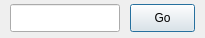
<?xml version="1.0" encoding="UTF-8"?>
<ui version="4.0">
 <class>GoToWidget</class>
 <widget class="QDialog" name="GoToWidget">
  <property name="geometry">
   <rect>
    <x>0</x>
    <y>0</y>
    <width>205</width>
    <height>38</height>
   </rect>
  </property>
  <property name="windowTitle">
   <string>Go to line</string>
  </property>
  <property name="whatsThis">
   <string>&lt;html&gt;&lt;head/&gt;&lt;body&gt;&lt;p&gt;This tool helps you find the line number you're looking for.&lt;/p&gt;&lt;/body&gt;&lt;/html&gt;</string>
  </property>
  <widget class="QPushButton" name="GoTo">
   <property name="geometry">
    <rect>
     <x>130</x>
     <y>4</y>
     <width>65</width>
     <height>28</height>
    </rect>
   </property>
   <property name="text">
    <string>Go</string>
   </property>
   <property name="iconSize">
    <size>
     <width>16</width>
     <height>16</height>
    </size>
   </property>
  </widget>
  <widget class="QLineEdit" name="lineEdit">
   <property name="geometry">
    <rect>
     <x>10</x>
     <y>4</y>
     <width>110</width>
     <height>28</height>
    </rect>
   </property>
   <property name="layoutDirection">
    <enum>Qt::RightToLeft</enum>
   </property>
   <property name="alignment">
    <set>Qt::AlignRight|Qt::AlignTrailing|Qt::AlignVCenter</set>
   </property>
  </widget>
 </widget>
 <resources/>
 <connections/>
</ui>
